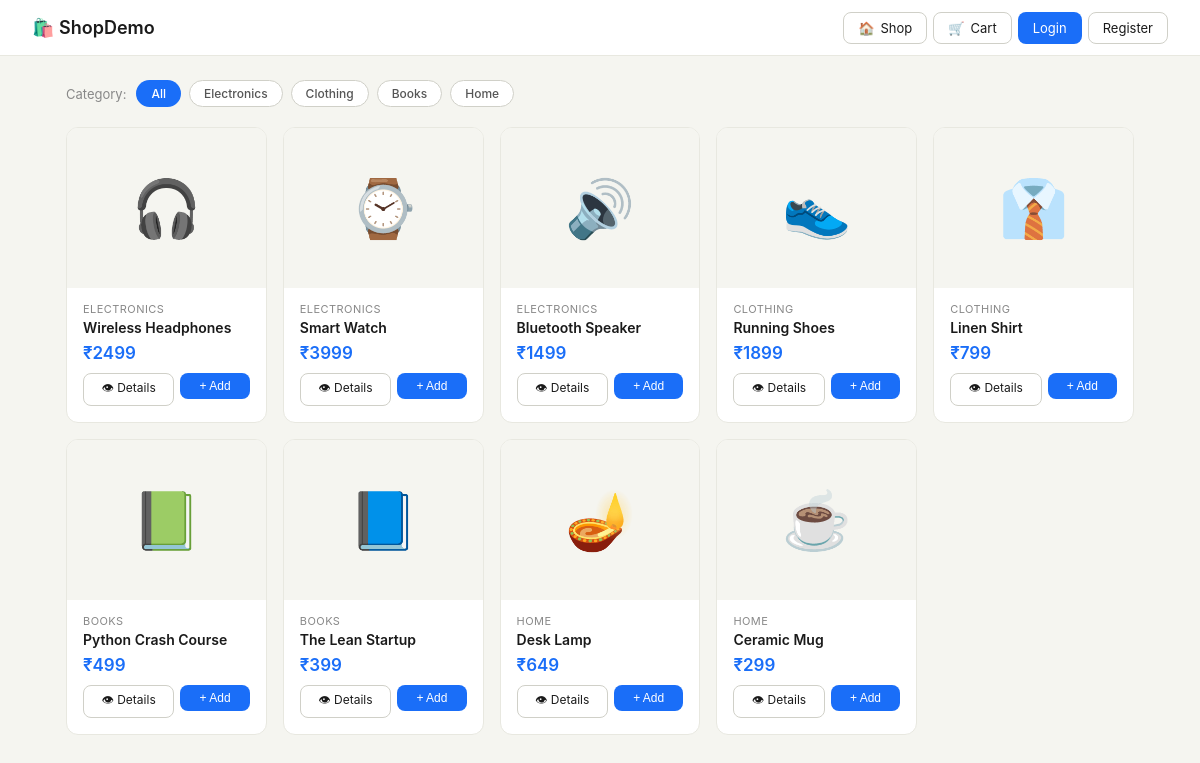
The page / on the database its author committed.
### store/models.py (models this page shows, shortened)
class Category(models.Model):
    name = models.CharField(max_length=100)
    slug = models.SlugField(unique=True)
    class Meta:
        verbose_name_plural = 'categories'

class Product(models.Model):
    category = models.ForeignKey(Category, on_delete=models.CASCADE, related_name='products')
    name = models.CharField(max_length=200)
    slug = models.SlugField(unique=True)
    description = models.TextField()
    price = models.DecimalField(max_digits=10, decimal_places=2)
    image = models.ImageField(upload_to='products/', blank=True)
    emoji = models.CharField(max_length=10, default='📦')
    image_url = models.URLField(blank=True, default='')
    stock = models.PositiveIntegerField(default=100)
    is_active = models.BooleanField(default=True)
    created_at = models.DateTimeField(auto_now_add=True)

### store/views.py (the view)
# urls.py: path('', views.home, name='home'),
def home(request):
    categories = Category.objects.all()
    category_slug = request.GET.get('category', '')
    if category_slug:
        products = Product.objects.filter(category__slug=category_slug, is_active=True)
    else:
        products = Product.objects.filter(is_active=True)
    return render(request, 'store/home.html', {
        'products': products,
        'categories': categories,
        'active_category': category_slug,
    })

### store/context_processors.py (called while the page is built)
def cart_count(request):
    if request.user.is_authenticated:
        try:
            cart = Cart.objects.get(user=request.user)
            return {'cart_item_count': cart.get_item_count()}
        except Cart.DoesNotExist:
            pass
    return {'cart_item_count': 0}

### store/templates/store/home.html (shortened to what this page needs)
{% extends 'store/base.html' %}
{% block content %}
<div class="container">
  <div class="filter-bar">
    <span style="font-size:13px;color:#888;margin-right:2px;">Category:</span>
    <a class="filter-chip {% if not active_category %}active{% endif %}" href="/">All</a>
    {% for cat in categories %}
    <a class="filter-chip {% if active_category == cat.slug %}active{% endif %}" href="/?category={{ cat.slug }}">{{ cat.name }}</a>
    {% endfor %}
  </div>
  {% if products %}
  <div class="product-grid">
    {% for product in products %}
    <div class="product-card">
      <div class="product-img">
      </div>
      <div class="product-body">
        <div class="product-cat">{{ product.category.name }}</div>
        <div class="product-name">{{ product.name }}</div>
        <div class="product-price">₹{{ product.price|floatformat:0 }}</div>
        <div class="product-actions">
          <a class="btn btn-sm" href="/product/{{ product.slug }}/">👁 Details</a>
          <form method="post" action="/cart/add/{{ product.id }}/" style="flex:1;">
            <button type="submit" class="btn btn-primary btn-sm" style="width:100%;justify-content:center;">+ Add</button>
          </form>
        </div>
      </div>
    </div>
    {% endfor %}
  </div>
  {% else %}
  <div style="text-align:center;padding:3rem;color:#888;">No products found in this category.</div>
  {% endif %}
</div>
{% endblock %}

### store/templates/store/base.html (shortened to what this page needs)
<!DOCTYPE html>
<html lang="en">
<head>
</head>
<body>
<nav>
  <a class="nav-brand" href="/">🛍️ ShopDemo</a>
  <div class="nav-links">
    <a class="btn" href="/">🏠 <span>Shop</span></a>
    <a class="btn" href="/cart/">🛒 <span>Cart</span>
    </a>
    {% if user.is_authenticated %}
      <a class="btn" href="/orders/">📦 <span>Orders</span></a>
      <a class="btn" href="/logout/">👤 {{ user.first_name|default:user.username }}</a>
    {% else %}
      <a class="btn btn-primary" href="/login/">Login</a>
      <a class="btn" href="/register/">Register</a>
    {% endif %}
  </div>
</nav>
{% block content %}{% endblock %}
</body>
</html>

### store/templates/store/base.html (style rules this page uses)
* { box-sizing:border-box;margin:0;padding:0; }
body { font-family:-apple-system,BlinkMacSystemFont,'Segoe UI',sans-serif;background:#f5f5f0;color:#1a1a1a;min-height:100vh; }
nav { background:#fff;border-bottom:1px solid #e8e8e0;padding:0 2rem;display:flex;align-items:center;justify-content:space-between;height:56px;position:sticky;top:0;z-index:100; }
.nav-brand { font-size:18px;font-weight:600;text-decoration:none;color:#1a1a1a; }
.nav-links { display:flex;align-items:center;gap:6px; }
.btn { border:1px solid #d0d0c8;background:#fff;color:#1a1a1a;border-radius:8px;padding:7px 14px;font-size:13px;cursor:pointer;text-decoration:none;display:inline-flex;align-items:center;gap:6px;transition:background 0.15s; }
.btn-primary { background:#1a6ef8;color:#fff;border-color:transparent; }
.btn-sm { padding:5px 10px;font-size:12px; }
.container { max-width:1100px;margin:0 auto;padding:1.5rem 1rem; }

### store/templates/store/home.html (style rules this page uses)
.filter-bar { display:flex;gap:8px;margin-bottom:1.25rem;flex-wrap:wrap;align-items:center; }
.filter-chip { border:1px solid #d0d0c8;border-radius:999px;padding:5px 14px;font-size:12px;cursor:pointer;background:#fff;color:#555;text-decoration:none;font-weight:500; }
.filter-chip.active { background:#1a6ef8;color:#fff;border-color:transparent; }
.product-grid { display:grid;grid-template-columns:repeat(auto-fill,minmax(200px,1fr));gap:1rem; }
.product-card { background:#fff;border:1px solid #e8e8e0;border-radius:12px;overflow:hidden;transition:box-shadow 0.2s; }
.product-img { height:160px;background:#f5f5f0;overflow:hidden; }
.product-body { padding:0.875rem 1rem 1rem; }
.product-cat { font-size:11px;color:#888;margin-bottom:3px;text-transform:uppercase;letter-spacing:0.04em; }
.product-name { font-size:14px;font-weight:600;margin-bottom:6px;line-height:1.3; }
.product-price { font-size:17px;font-weight:600;color:#1a6ef8; }
.product-actions { display:flex;gap:6px;margin-top:10px; }
.product-actions .btn { flex:1;justify-content:center; }

### rows shown on the page
Category: name "Electronics"
Category: name "Clothing"
Category: name "Books"
Category: name "Home"
Product: category.name "ELECTRONICS", name "Wireless Headphones", price "2499"
Product: category.name "ELECTRONICS", name "Smart Watch", price "3999"
Product: category.name "ELECTRONICS", name "Bluetooth Speaker", price "1499"
Product: category.name "CLOTHING", name "Running Shoes", price "1899"
Product: category.name "CLOTHING", name "Linen Shirt", price "799"
Product: category.name "BOOKS", name "Python Crash Course", price "499"
Product: category.name "BOOKS", name "The Lean Startup", price "399"
Product: category.name "HOME", name "Desk Lamp", price "649"
Product: category.name "HOME", name "Ceramic Mug", price "299"
